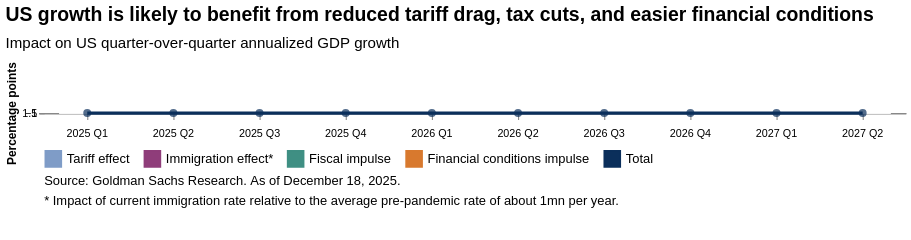

The specification (Vega-Lite) saved for this image:
### Vega-Lite specification from a JSON file in a GitHub repository (floating-point values rounded to 4 significant figures)
{"$schema": "https://vega.github.io/schema/vega-lite/v5.json", "background": "white", "vconcat": [{"width": "800", "height": "container", "title": {"text": "US growth is likely to benefit from reduced tariff drag, tax cuts, and easier financial conditions", "subtitle": "Impact on US quarter-over-quarter annualized GDP growth", "anchor": "start", "fontSize": 18, "subtitleFontSize": 14, "subtitlePadding": 10, "offset": 10}, "data": {"values": [{"order": 1, "label": "2025\nQ1", "period": "2025Q1", "series": "Financial conditions impulse", "value": 0.14}, {"order": 1, "label": "2025\nQ1", "period": "2025Q1", "series": "Fiscal impulse", "value": 0.0}, {"order": 1, "label": "2025\nQ1", "period": "2025Q1", "series": "Tariff effect", "value": -0.04}, {"order": 1, "label": "2025\nQ1", "period": "2025Q1", "series": "Immigration effect*", "value": -0.1}, {"order": 2, "label": "2025\nQ2", "period": "2025Q2", "series": "Financial conditions impulse", "value": 0.1}, {"order": 2, "label": "2025\nQ2", "period": "2025Q2", "series": "Fiscal impulse", "value": 0.0}, {"order": 2, "label": "2025\nQ2", "period": "2025Q2", "series": "Tariff effect", "value": -0.28}, {"order": 2, "label": "2025\nQ2", "period": "2025Q2", "series": "Immigration effect*", "value": -0.12}, {"order": 3, "label": "2025\nQ3", "period": "2025Q3", "series": "Financial conditions impulse", "value": 0.2}, {"order": 3, "label": "2025\nQ3", "period": "2025Q3", "series": "Tariff effect", "value": -0.5}, {"order": 3, "label": "2025\nQ3", "period": "2025Q3", "series": "Immigration effect*", "value": -0.1}, {"order": 3, "label": "2025\nQ3", "period": "2025Q3", "series": "Fiscal impulse", "value": -0.05}, {"order": 4, "label": "2025\nQ4", "period": "2025Q4", "series": "Financial conditions impulse", "value": 0.35}, {"order": 4, "label": "2025\nQ4", "period": "2025Q4", "series": "Fiscal impulse", "value": 0.15}, {"order": 4, "label": "2025\nQ4", "period": "2025Q4", "series": "Tariff effect", "value": -0.6}, {"order": 4, "label": "2025\nQ4", "period": "2025Q4", "series": "Immigration effect*", "value": -0.12}, {"order": 5, "label": "2026\nQ1", "period": "2026Q1", "series": "Financial conditions impulse", "value": 0.35}, {"order": 5, "label": "2026\nQ1", "period": "2026Q1", "series": "Fiscal impulse", "value": 0.5}, {"order": 5, "label": "2026\nQ1", "period": "2026Q1", "series": "Tariff effect", "value": -0.55}, {"order": 5, "label": "2026\nQ1", "period": "2026Q1", "series": "Immigration effect*", "value": -0.12}, {"order": 6, "label": "2026\nQ2", "period": "2026Q2", "series": "Financial conditions impulse", "value": 0.2}, {"order": 6, "label": "2026\nQ2", "period": "2026Q2", "series": "Fiscal impulse", "value": 0.72}, {"order": 6, "label": "2026\nQ2", "period": "2026Q2", "series": "Tariff effect", "value": -0.4}, {"order": 6, "label": "2026\nQ2", "period": "2026Q2", "series": "Immigration effect*", "value": -0.12}, {"order": 7, "label": "2026\nQ3", "period": "2026Q3", "series": "Financial conditions impulse", "value": 0.08}, {"order": 7, "label": "2026\nQ3", "period": "2026Q3", "series": "Fiscal impulse", "value": 0.3}, {"order": 7, "label": "2026\nQ3", "period": "2026Q3", "series": "Tariff effect", "value": -0.27}, {"order": 7, "label": "2026\nQ3", "period": "2026Q3", "series": "Immigration effect*", "value": -0.12}, {"order": 8, "label": "2026\nQ4", "period": "2026Q4", "series": "Financial conditions impulse", "value": 0.02}, {"order": 8, "label": "2026\nQ4", "period": "2026Q4", "series": "Fiscal impulse", "value": 0.0}, {"order": 8, "label": "2026\nQ4", "period": "2026Q4", "series": "Tariff effect", "value": -0.1}, {"order": 8, "label": "2026\nQ4", "period": "2026Q4", "series": "Immigration effect*", "value": -0.12}, {"order": 9, "label": "2027\nQ1", "period": "2027Q1", "series": "Financial conditions impulse", "value": 0.0}, {"order": 9, "label": "2027\nQ1", "period": "2027Q1", "series": "Fiscal impulse", "value": -0.25}, {"order": 9, "label": "2027\nQ1", "period": "2027Q1", "series": "Tariff effect", "value": 0.0}, {"order": 9, "label": "2027\nQ1", "period": "2027Q1", "series": "Immigration effect*", "value": -0.12}, {"order": 10, "label": "2027\nQ2", "period": "2027Q2", "series": "Financial conditions impulse", "value": -0.02}, {"order": 10, "label": "2027\nQ2", "period": "2027Q2", "series": "Fiscal impulse", "value": -0.3}, {"order": 10, "label": "2027\nQ2", "period": "2027Q2", "series": "Tariff effect", "value": 0.0}, {"order": 10, "label": "2027\nQ2", "period": "2027Q2", "series": "Immigration effect*", "value": -0.12}]}, "transform": [{"calculate": "datum.value >= 0 ? (datum.series === 'Fiscal impulse' ? 1 : datum.series === 'Financial conditions impulse' ? 2 : 99) : (datum.period === '2025Q3' ? (datum.series === 'Tariff effect' ? 1 : datum.series === 'Immigration effect*' ? 2 : datum.series === 'Fiscal impulse' ? 3 : 99) : datum.period === '2027Q1' ? (datum.series === 'Immigration effect*' ? 1 : datum.series === 'Fiscal impulse' ? 2 : datum.series === 'Tariff effect' ? 3 : datum.series === 'Financial conditions impulse' ? 4 : 99) : datum.period === '2027Q2' ? (datum.series === 'Immigration effect*' ? 1 : datum.series === 'Fiscal impulse' ? 2 : datum.series === 'Financial conditions impulse' ? 3 : datum.series === 'Tariff effect' ? 4 : 99) : (datum.series === 'Tariff effect' ? 1 : datum.series === 'Immigration effect*' ? 2 : datum.series === 'Fiscal impulse' ? 3 : datum.series === 'Financial conditions impulse' ? 4 : 99))", "as": "stack_order"}], "layer": [{"mark": {"type": "bar", "size": 52, "stroke": "white", "strokeWidth": 1}, "encoding": {"x": {"field": "label", "type": "ordinal", "sort": {"field": "order", "order": "ascending"}, "axis": {"title": null, "labelAngle": 0, "labelPadding": 8, "tickSize": 6}}, "y": {"field": "value", "type": "quantitative", "stack": "zero", "scale": {"domain": [-1, 1.5], "nice": false, "zero": false}, "axis": {"title": "Percentage points", "values": [-1, -0.5, 0, 0.5, 1, 1.5], "format": "~g", "grid": true, "gridColor": "#cfcfcf", "gridWidth": 1}}, "order": {"field": "stack_order", "type": "quantitative"}, "color": {"field": "series", "type": "nominal", "scale": {"domain": ["Tariff effect", "Immigration effect*", "Fiscal impulse", "Financial conditions impulse", "Total"], "range": ["#7f9cc7", "#8f3d7a", "#3f8f83", "#d8792e", "#0b2f5b"]}, "legend": {"orient": "bottom", "direction": "horizontal", "title": null, "labelFontSize": 12, "symbolSize": 220, "offset": 10, "symbolType": "square"}}}}, {"data": {"values": [{"series": "Total"}]}, "mark": {"type": "point", "opacity": 0}, "encoding": {"color": {"field": "series", "type": "nominal"}}}, {"transform": [{"aggregate": [{"op": "sum", "field": "value", "as": "total"}], "groupby": ["label", "order", "period"]}], "layer": [{"mark": {"type": "line", "strokeWidth": 3, "color": "#0b2f5b"}, "encoding": {"x": {"field": "label", "type": "ordinal", "sort": {"field": "order", "order": "ascending"}}, "y": {"field": "total", "type": "quantitative"}}}, {"mark": {"type": "point", "filled": true, "size": 55, "color": "#0b2f5b"}, "encoding": {"x": {"field": "label", "type": "ordinal", "sort": {"field": "order", "order": "ascending"}}, "y": {"field": "total", "type": "quantitative"}}}]}], "config": {"view": {"stroke": null}, "axis": {"domainColor": "black", "domainWidth": 2, "labelFont": "sans-serif", "titleFont": "sans-serif", "labelFontSize": 12, "titleFontSize": 13}, "legend": {"labelFont": "sans-serif", "titleFont": "sans-serif"}}}, {"width": 760, "height": 55, "background": "white", "data": {"values": [{"t1": "Source: Goldman Sachs Research. As of December 18, 2025.", "t2": "* Impact of current immigration rate relative to the average pre-pandemic rate of about 1mn per year."}]}, "layer": [{"mark": {"type": "text", "align": "left", "baseline": "top", "font": "sans-serif", "fontSize": 12}, "encoding": {"x": {"value": 0}, "y": {"value": 0}, "text": {"field": "t1"}}}, {"mark": {"type": "text", "align": "left", "baseline": "top", "font": "sans-serif", "fontSize": 12}, "encoding": {"x": {"value": 0}, "y": {"value": 18}, "text": {"field": "t2"}}}], "config": {"view": {"stroke": null}}}], "spacing": 4, "config": {"view": {"stroke": null}}, "resolve": {"legend": {"color": "independent"}}}
